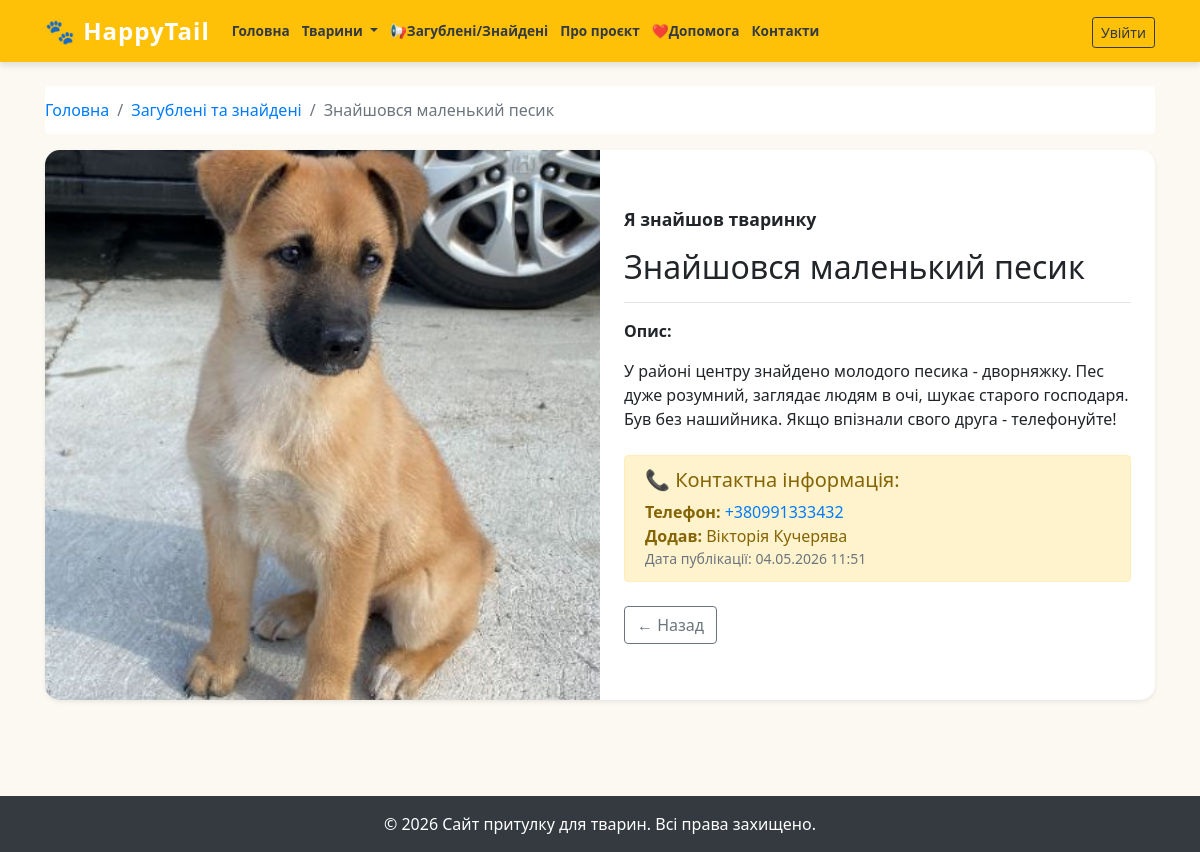
Page /announcement-post.php?id=3 on the committed database.
### tables this page shows
CREATE TABLE `menu` (
  `id` int(11) NOT NULL,
  `title` varchar(100) NOT NULL,
  `url` varchar(255) NOT NULL,
  `parent_id` int(11) DEFAULT 0
);

CREATE TABLE `announcements` (
  `id` int(11) NOT NULL,
  `type` varchar(255) NOT NULL,
  `title` varchar(200) NOT NULL,
  `description` text DEFAULT NULL,
  `image` text DEFAULT NULL,
  `phone` varchar(20) DEFAULT NULL,
  `user_id` int(11) DEFAULT NULL,
  `created_at` datetime DEFAULT current_timestamp()
);

CREATE TABLE `users` (
  `id` int(11) NOT NULL,
  `name` varchar(100) NOT NULL,
  `email` varchar(100) NOT NULL,
  `password` varchar(255) NOT NULL,
  `created_at` datetime DEFAULT current_timestamp()
);

### include/functions.php (called while the page is built, shortened)
<?php
function get_menu() {
    global $conn;
    $sql = "SELECT * FROM menu ORDER BY id ASC";
    $result = mysqli_query($conn, $sql);
    return mysqli_fetch_all($result, MYSQLI_ASSOC);
}
function is_admin() {
    return isset($_SESSION['login']) && $_SESSION['login'] === 'admin';
}

### announcement-post.php (the view, shortened to what this page needs)
<?php
require_once 'include/config.php';
require_once 'include/functions.php';
$id = (int)$_GET['id'];
$sql = "SELECT a.*, u.name as user_name
        FROM announcements a
        LEFT JOIN users u ON a.user_id = u.id
        WHERE a.id = $id";
$result = mysqli_query($conn, $sql);
$item = mysqli_fetch_assoc($result);
require_once 'include/header.php';
?>
<nav aria-label="breadcrumb">
  <ol class="breadcrumb bg-white px-0">
    <li class="breadcrumb-item"><a href="index.php">Головна</a></li>
    <li class="breadcrumb-item"><a href="lost-found.php">Загублені та знайдені</a></li>
    <li class="breadcrumb-item active" aria-current="page"><?= htmlspecialchars($item['title']) ?></li>
  </ol>
</nav>
<div class="card shadow-sm mb-5" style="min-height: 550px; border-radius: 15px; overflow: hidden;">
    <div class="row no-gutters align-items-center">
        <div class="col-md-6" style="height: 550px;">
            <?php if($item['image']): ?>
                <img src="img/announcements/<?= $item['image'] ?>" class="w-100 h-100" style="object-fit: cover; background: #f8f9fa;">
            <?php else: ?>
                <div class="bg-light h-100 d-flex align-items-center justify-content-center">Немає фото</div>
            <?php endif; ?>
        </div>
        <div class="col-md-6">
            <div class="card-body p-4">
                <span class="font-weight-bold d-block mb-3" style="font-size: 1.1rem;"><?= htmlspecialchars($item['type']) ?></span>
                <h2><?= htmlspecialchars($item['title']) ?></h2>
                <hr>
                <p class="card-text"><strong>Опис:</strong></p>
                <p class="card-text"><?= nl2br(htmlspecialchars($item['description'])) ?></p>
                <div class="alert alert-warning mt-4">
                    <h5>📞 Контактна інформація:</h5>
                    <p class="mb-0"><strong>Телефон:</strong> <a href="tel:<?= $item['phone'] ?>"><?= htmlspecialchars($item['phone']) ?></a></p>
                    <p class="mb-0"><strong>Додав:</strong> <?= htmlspecialchars($item['user_name']) ?></p>
                    <p class="mb-0 text-muted small">Дата публікації: <?= date('d.m.Y H:i', strtotime($item['created_at'])) ?></p>
                </div>
                <div class="mt-4">
                    <a href="lost-found.php" class="btn btn-outline-secondary">← Назад</a>
                </div>
            </div>
        </div>
    </div>
</div>
<?php require_once 'include/footer.php'; ?>

### include/header.php (shortened to what this page needs)
<?php $base_path = $base_path ?? ''; ?>
<!DOCTYPE html>
<html lang="uk">
<head>
    <link rel="stylesheet" href="https://cdn.jsdelivr.net/npm/bootstrap@4.6.2/dist/css/bootstrap.min.css">
    <link rel="stylesheet" href="<?= $base_path ?>css/main.css?v=1.1">
</head>
<body>
<nav class="navbar navbar-expand-lg navbar-dark bg-warning">
    <div class="container">
        <a class="navbar-brand font-weight-bold" href="<?= $base_path ?>index.php">🐾 HappyTail</a>
        <div class="collapse navbar-collapse" id="navbarNav">
            <ul class="navbar-nav mr-auto">
                <?php
                $all_menu = get_menu();
                $top_menu = array_filter($all_menu, function($m) { return ($m['parent_id'] ?? 0) == 0; });
                foreach ($top_menu as $menu_item):
                    $sub_menu = array_filter($all_menu, function($m) use ($menu_item) { return ($m['parent_id'] ?? 0) == $menu_item['id']; });
                    $has_sub = !empty($sub_menu);
                    if ($has_sub): ?>
                        <li class="nav-item dropdown">
                            <a class="nav-link dropdown-toggle text-dark font-weight-bold" href="#" id="nav-<?= $menu_item['id'] ?>" role="button" data-toggle="dropdown">
                                <?= htmlspecialchars($menu_item['title']) ?>
                            </a>
                        </li>
                    <?php else: ?>
                        <li class="nav-item">
                            <a class="nav-link text-dark font-weight-bold" href="<?= $base_path ?><?= htmlspecialchars($menu_item['url']) ?>">
                                <?= htmlspecialchars($menu_item['title']) ?>
                            </a>
                        </li>
                    <?php endif;
                endforeach; ?>
            </ul>
            <ul class="navbar-nav">
                <?php if (is_admin()): ?>
                    <li class="nav-item mr-2">
                        <a class="btn btn-dark btn-sm mt-1" href="<?= $base_path ?>admin/index.php">Адмінка</a>
                    </li>
                    <li class="nav-item">
                        <a class="btn btn-outline-danger btn-sm mt-1" href="<?= $base_path ?>admin/logout.php">Вихід</a>
                    </li>
                <?php else: ?>
                    <li class="nav-item">
                        <a class="btn btn-outline-dark btn-sm mt-1" href="<?= $base_path ?>login/index.php">Увійти</a>
                    </li>
                <?php endif; ?>
            </ul>
        </div>
    </div>
</nav>
<div class="container mt-4 mb-5">

### css/main.css (style rules this page uses)
html { overflow-y: scroll !important; }
body { display: flex; flex-direction: column; min-height: 100vh; background-color: #fcf9f2; font-family: 'Segoe UI', Tahoma, Geneva, Verdana, sans-serif; }
.navbar { box-shadow: 0 4px 6px rgba(0,0,0,0.1); }
.navbar-brand { font-size: 1.5rem; letter-spacing: 1px; }
.card { border: none; border-radius: 10px; transition: transform 0.3s ease, box-shadow 0.3s ease; }
.navbar-nav .nav-link { white-space: nowrap !important; }
@media (min-width: 992px) and (max-width: 1200px) { .navbar-expand-lg .navbar-nav .nav-link { padding-left: 6px !important; padding-right: 6px !important; font-size: 0.85rem !important; } }

### rows in the picture
menu: title "Головна"
menu: title "Тварини"
menu: title "📢Загублені/Знайдені"
menu: title "Про проєкт"
menu: title "❤️Допомога"
menu: title "Контакти"
announcements: title "Знайшовся маленький песик", image (picture), type "Я знайшов тваринку", description "У районі центру знайдено молодого песика - дворняжку. Пес дуже розумний, заглядає людям в очі, шукає старого господаря. Був без нашийника. Якщо впізнали свого друга - телефонуйте!", phone "+380991333432", user.name "Вікторія Кучерява", created_at "04.05.2026 11:51"
